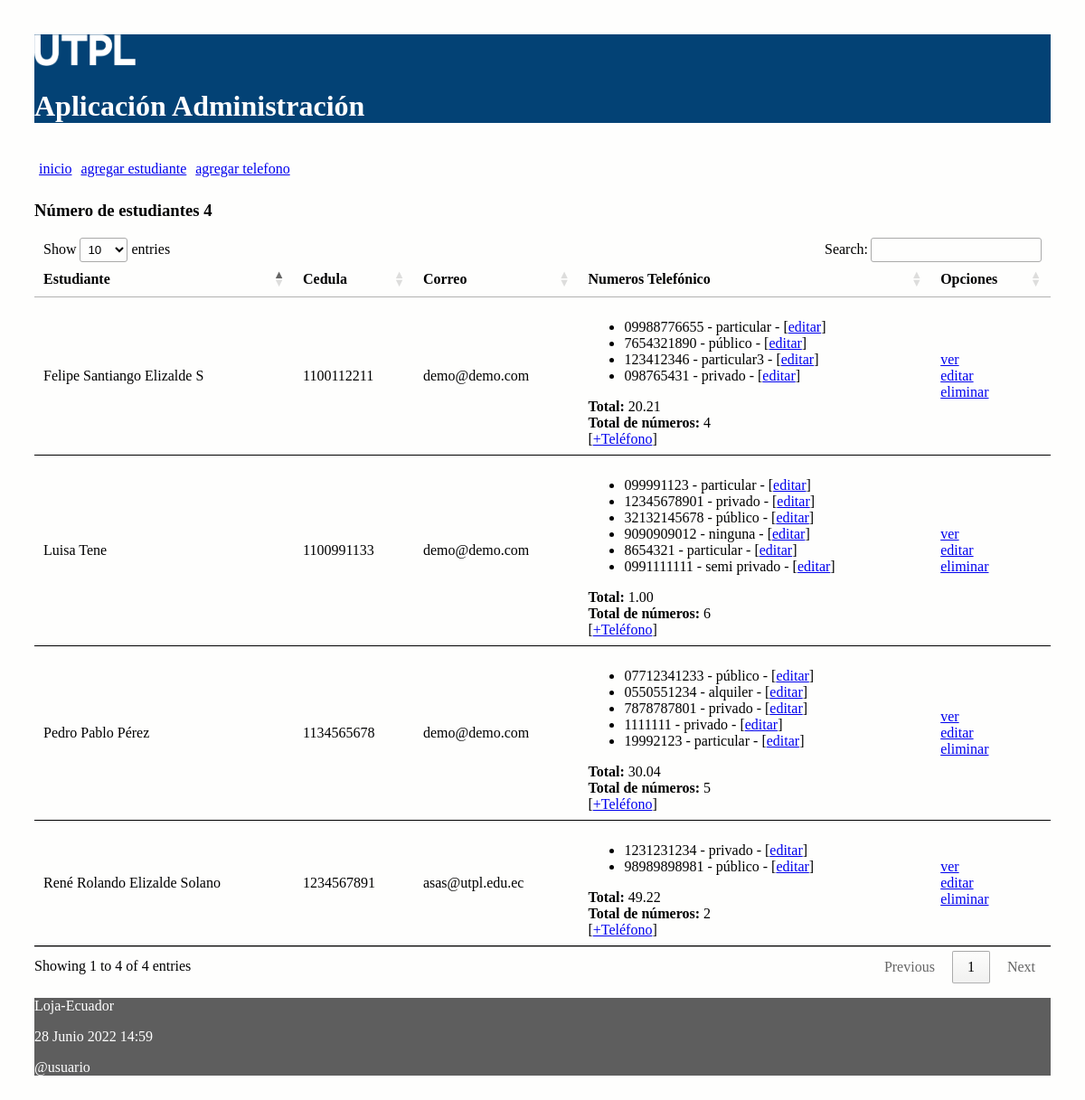
Before: / with the older database file.
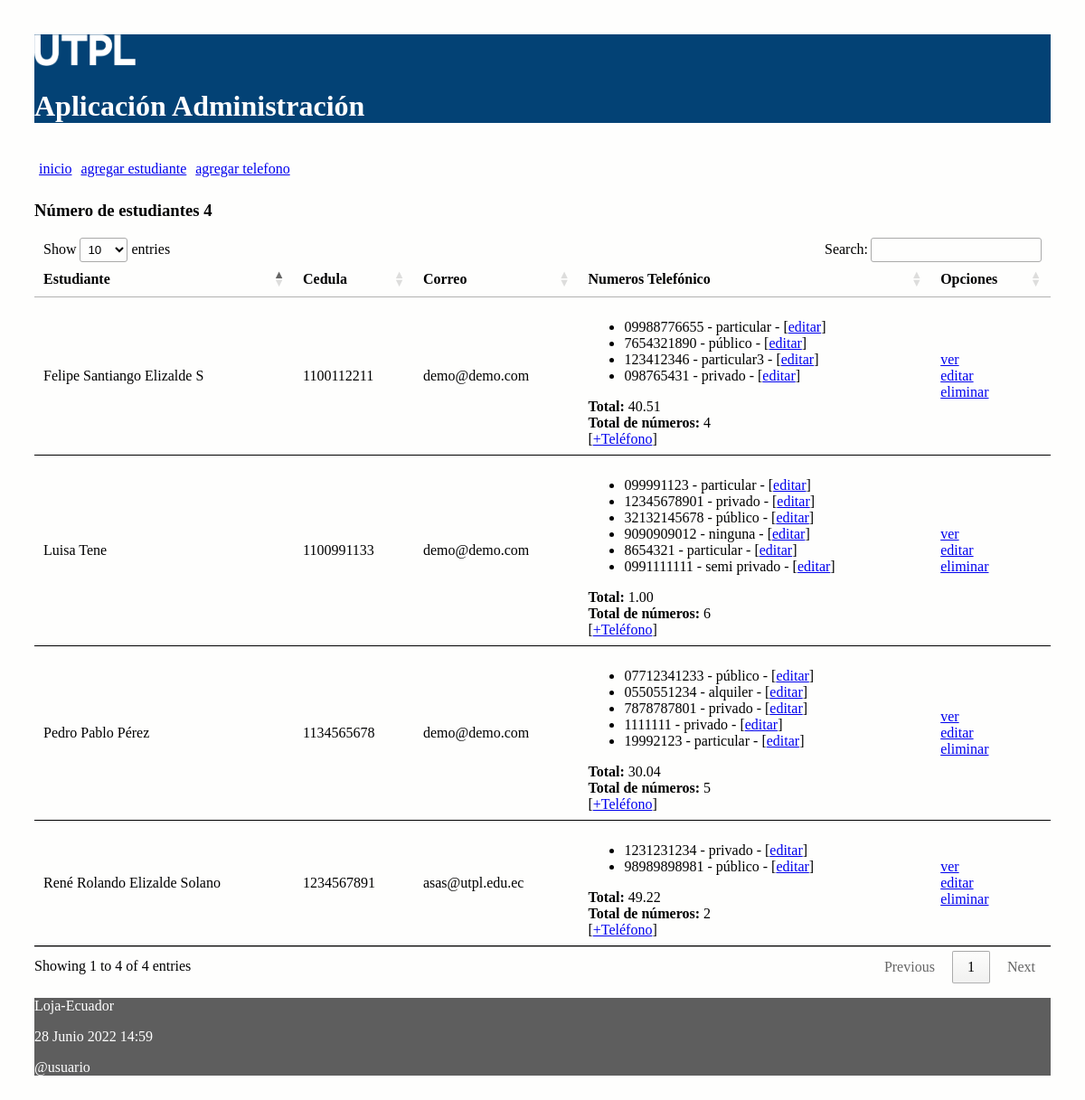
After: the same page with the newer database file.
### administrativo/models.py (models this page shows, shortened)
class Estudiante(models.Model):
    nombre = models.CharField(max_length=30)
    apellido = models.CharField(max_length=30)
    cedula = models.CharField(max_length=30, unique=True)
    correo = models.EmailField()
    comentario = models.CharField(max_length=30)
    def obtener_costo_telefonos(self):
        valor = 0;
        for t in self.numeros_telefonicos.all(): # self.num_telefonicos -> me devuelve un listado de obj de tipo NumeroTelefonico
            valor = valor + t.costo_plan
        return valor
    def obtener_cantidad_telefonos(self):
        valor = len(self.numeros_telefonicos.all())
        return valor

class NumeroTelefonico(models.Model):
    telefono = models.CharField(max_length=100)
    tipo = models.CharField(max_length=100)
    costo_plan = models.DecimalField(max_digits=100, decimal_places=2)
    estudiante = models.ForeignKey(Estudiante, on_delete=models.CASCADE,
            related_name="numeros_telefonicos")

### administrativo/views.py (the view)
# urls.py: path('', views.index, name='index'),
def index(request):
    estudiantes = Estudiante.objects.all()
    informacion_template = {'estudiantes': estudiantes, 'numero_estudiantes': len(estudiantes)}
    return render(request, 'index.html', informacion_template)

### administrativo/templates/index.html (shortened to what this page needs)
{% extends "master.html" %}
{% block content %}
<h3>Número de estudiantes {{ numero_estudiantes }}</h3>
<table id="tabla_datos">
  <thead>
    <tr>
      <th>Estudiante</th>
      <th>Cedula</th>
      <th>Correo</th>
      <th>Numeros Telefónico </th>
      <th>Opciones</th>
    </tr>
  </thead>
  {% for e in estudiantes %}
  <tr>
    <td> {{e.nombre}} {{e.apellido}}</td>
    <td> {{e.cedula}}</td>
    <td> {{e.correo}}</td>
    <td>
      <ul>
        {% for t in e.numeros_telefonicos.all %}
          <li>
            <span>{{t.telefono}} - {{t.tipo}} - [<a href="{% url 'editar_numero_telefonico' t.id %}">editar</a>] </span>
          </li>
        {% endfor %}
      </ul>
        <span><b>Total:</b> {{ e.obtener_costo_telefonos }}</span>
        <br>
        <span><b>Total de números:</b> {{ e.obtener_cantidad_telefonos }}</span>
        <br>[<a href="{% url 'crear_numero_telefonico_estudiante' e.id%}">+Teléfono</a>]
    </td>
    <td> <a href="{% url 'obtener_estudiante' e.id %}">ver</a> <br>
      <a href="{% url 'editar_estudiante' e.id %}">editar</a> <br>
      <a href="{% url 'eliminar_estudiante' e.id %}"
      onclick="return confirm('¿Está seguro de la eliminación?')" >
      eliminar</a>
    </td>
  </tr>
  {% endfor %}
</table>
{% endblock %}

### administrativo/templates/master.html (shortened to what this page needs)
<!DOCTYPE html>
<html>
  <head>
    {% load static %}
    <link rel="stylesheet" type="text/css" href="{% static 'css/estilos.css' %}">
    <link rel="stylesheet" type="text/css" href="https://cdn.datatables.net/1.10.25/css/jquery.dataTables.min.css">
  </head>
  <body>
  <header>
    <img src="{% static 'images/logo.png' %}" height="10%" width="10%" alt="My image">
    <h1>Aplicación Administración </h1>
    <nav class="top_menu">
      <ul>
        <li><a href="{% url 'index' %}">inicio</a></li>
        <li><a href="{% url 'crear_estudiante' %}">agregar estudiante</a></li>
        <li><a href="{% url 'crear_numero_telefonico' %}">agregar telefono</a></li>
      </ul>
    </nav>
  </header>
  <section>
      {% block content %}{% endblock %}
  </section>
  {% include 'footer.html' %}
  </body>
</html>

### administrativo/templates/footer.html
<footer>
      <p>Loja-Ecuador</p>
      <p>{% now "j F Y H:i" %}</p>
      <p>@usuario</p>
</footer>

### administrativo/static/css/estilos.css (style rules this page uses)
body { background: #FEFEFD; padding: 30px; }
header { background: #034275; color: #FFF; }
section { width: 100%; }
th, td { padding: 15px; border-bottom: 1px solid black; }
.top_menu ul { list-style:none; float:left; padding: 5px; width:95%; }
.top_menu ul li { float:left; margin-right:10px; margin-bottom:5px; text: #FFF; }
footer { background: #5E5E5E; color: #FFF; }

Changed rows visible on the page:
changed through a linked row, Estudiante "Felipe Santiango": obtener_costo_telefonos "20.21" → "40.51"
